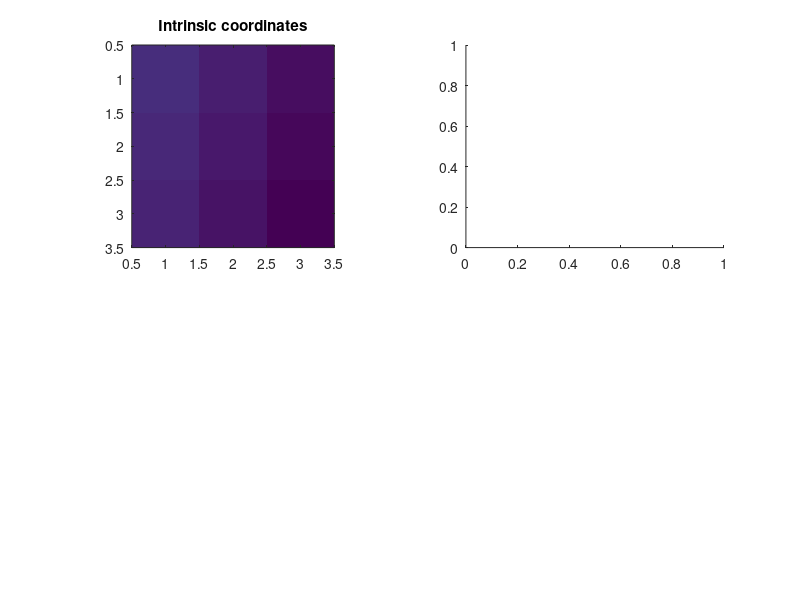

This figure's MATLAB source: (Note: this script raises an error after producing the figure.)
function play_image_manipulation
% Playing with code for manipulating and anlyzing images



%% Very simple image
% Based on examples at https://blogs.mathworks.com/steve/2013/08/28/introduction-to-spatial-referencing/

if 1
    
% Create very simple image
I = reshape(9:-1:1,3,3);

% Crop image
I2 = imcrop(I,[1 1 1 1]);

RI = imref2d(size(I));
RI.XWorldLimits = [3 6];
RI.YWorldLimits = [6 9];

if 1
    %figure,
    subplot(2,2,1)
    image(I); axis square
    title('Intrinsic coordinates')
    
    subplot(2,2,2)
    imshow(I,RI,[],'InitialMagnification','fit');
    title('World coordinates')
    
    subplot(2,2,3)
    image(I2); axis square
    title('Intrinsic coordinates')
    
end

% Convert world coordinates to intrinsic coordinates
[intrinsicX,intrinsicY] = worldToIntrinsic(RI,4.6,7.3);

% This finds the closest row and column in the intrinsic system from world
% coordinates
[r,c] = worldToSubscript(RI,4.6,7.3);

% Here is the pixel value at that coordinate
I(r,c);

end


%% Tansformation of a checkerboard
% Based on: https://www.mathworks.com/help/images/matrix-representation-of-geometric-transformations.html

if 0

do_plot = 1;

%Create a checkerboard image that will undergo transformation.
cb = checkerboard(4,2);

%Also create a spatial reference object for the image.
cb_ref = imref2d(size(cb));

% create a flat background image
background = zeros(150);

% Visualize
figure
subplot(2,3,1)
imshowpair(cb,cb_ref,background,imref2d(size(background)))
subplot(2,3,4)
imshow(cb,cb_ref,[],'InitialMagnification','fit');


% Translation matrix: shift the image horizontally by 100 pixels.
T = [1 0 0;0 1 0;100 0 1];
tform_t = affine2d(T);

% Rotation matrix, to rotate by 30 deg (NOTE: Left-handed sign of rotation)
R = [cosd(30) sind(30) 0;-sind(30) cosd(30) 0;0 0 1];
tform_r = affine2d(R);


% Translation, followed by rotation
TR = T*R;
tform_tr = affine2d(TR);
[out,out_ref] = imwarp(cb,cb_ref,tform_tr);

% Display results
subplot(2,3,2)
imshowpair(out,out_ref,background,imref2d(size(background)))
title('Translation, then rotation')
subplot(2,3,5)
imshow(out,out_ref,[],'InitialMagnification','fit');

% Rotation, Followed by Translation
RT = R*T;
tform_rt = affine2d(RT);
[out,out_ref] = imwarp(cb,cb_ref,tform_rt);

% Display results
subplot(2,3,3)
imshowpair(out,out_ref,background,imref2d(size(background)))
title('Rotation, followed by translation')
subplot(2,3,6)
imshow(out,out_ref,[],'InitialMagnification','fit');

end


%% Test modification of image

if 0
    
    % Create a white background image
    bg     = ones(500);
    bg_ref = imref2d(size(bg));
    
    % Create a checkerboard image that will undergo transformation.
    cb = checkerboard(15,2);
    
    % Create a spatial reference object for the image.
    cb_ref = imref2d(size(cb));
    
    % Create transformation object
    tform = imMod('rot, then trans',15,[50 75]);
    
    % Transform image, output image in bg FOR
    [im_out,ref_out] = imwarp(cb,cb_ref,tform,'FillValues',1,'OutputView',bg_ref);
    
    % Display output
    figure;
    imshow(im_out,ref_out,[],'InitialMagnification','fit');
end


%% Create virtual movie of checkboard kinematics

% Rate of rotation (deg/frame)
rot_rate = 1.5*3;

% Translational velocity (pix/frame)
vel = [3.5 6].*2;

% Vectir of frame numbers
frames = 1:50;

% Create a white background image
bg     = ones(1000);
bg_ref = imref2d(size(bg));

% Create a checkerboard image that will undergo transformation.
cb = checkerboard(15,2);

% Create a spatial reference object for the image.
cb_ref = imref2d(size(cb));

% Offset of center 
cntr_off = [size(cb,1)/2 size(cb,1)/2];

% Loop thru frames
for i = 1:length(frames)
    
    if i==1
        angl = 0;
        Body.x = cntr_off(1)+ 2*size(cb,1);
        Body.y = cntr_off(2)+ 2*size(cb,1);
    else
        % Store data for comparison later
        angl(i,1)    = angl(end) + rot_rate;
        Body.x(i,1)  = Body.x(end) + vel(1);
        Body.y(i,1)  = Body.y(end) + vel(2);
    end
    
    % Create transformation object
    tform = imMod('rot, then trans',angl(end),[Body.x(i) Body.y(i)]-cntr_off);
    
    % Transform image, output image in bg FOR
    [im_out,ref_out] = imwarp(cb,cb_ref,tform,'FillValues',1,'OutputView',bg_ref);
    
    % Store image
    mov(:,:,i) = im_out;
    
end

clear tform im_out ref_out cb_ref frames


% Add noise to center point
nAmp = 3;
Body.x = Body.x+nAmp.*rand([length(Body.x) 1]);
Body.y = Body.y+nAmp.*rand([length(Body.y) 1]); 

% Play movie
if 0
    figure
    for i = 1:size(mov,3)
        imshow(mov(:,:,i),'InitialMagnification','fit');
        hold on
        plot(Body.x(i),Body.y(i),'ro')
        hold off
        title(['Frame ' num2str(i)])
        pause(0.1)
    end
end


%% Analyze virtual movie with image registration

 % Initialize image registration parameters
 [optimizer, metric]  = imregconfig('monomodal');
 optimizer.MaximumStepLength = 5e-4;
 optimizer.MaximumIterations = 1500;
 optimizer.RelaxationFactor  = 0.2;


% Radius of roi
roi_r = size(cb,1)/2*2.5;

% Reference frame
im0 = mov(:,:,1);

% roi rectangle
rect = [Body.x(1)-roi_r Body.y(1)-roi_r 2*roi_r 2*roi_r];

% x0 = 

% Reference roi image
im_roi0 = imcrop(im0,rect);

% Last transformation
Body.tform = imMod('rot',0);

figure;

% Loop thru movie
for i = 1:size(mov,3)
    
    % Current frame
    im = mov(:,:,i);
    
    % roi rectangle
    rect = [Body.x(i)-roi_r Body.y(i)-roi_r 2*roi_r 2*roi_r];
    
    % Current roi image
    im_roi = imcrop(im,rect);
    
    % Coordinate system for im_roi
    R = imref2d(size(im_roi));
    
    % Adjust image to last transformation
    im_roi0curr = imwarp(im_roi0,invert(Body.tform(end)),'OutputView',R,...
                      'FillValues',1,'SmoothEdges',true);
    
    % Transformation object for displacement since first frame
    tform_disp = imregtform(im_roi,im_roi0,'rigid',optimizer,metric,...
        'InitialTransformation',Body.tform(end));
        
    
% Bblwo code was an ill-fated attempt to replicate above without using
% 'InitialTransformation', which triggered a bug when run on lionfish
% analysis
%     % Trasnform im_roi to match last frame
%     im_roiM = imwarp(im_roi0,invert(tform_disp),'OutputView',R,...
%                       'FillValues',1,'SmoothEdges',true);
%     
%     % Transformation object for displacement since last frame
%     tform_dispM = imregtform(im_roi,im_roiM,'rigid',optimizer,metric);
    

    Body.tform(i) = tform_disp;
    
%     imStable = imwarp(im_roi,tform_disp,'OutputView',R,...
%                       'FillValues',1,'SmoothEdges',true);
                  

    % Transform coordinates
    [xL,yL] = transformPointsForward(invert(tform_disp),roi_r,roi_r);
    [xL2,yL2] = transformPointsForward(invert(tform_disp),roi_r,1.5*roi_r);

    % NOTE: Looks tformfwd does the same thing

    if 0
    % Update display
    subplot(2,3,1)
    imshow(im_roi0,imref2d(size(im_roi0)),[],'InitialMagnification','fit');
    title('Reference roi')
    
    subplot(2,3,4)
    imshow(im_roi,imref2d(size(im_roi)),[],'InitialMagnification','fit');
    title('Current roi')
    
    subplot(2,3,2)
    imshow(im_roi0curr,imref2d(size(im_roi0curr)),[],'InitialMagnification','fit');
    hold on
    plot(xL,yL,'r+')
    hold off
    title('Reference, adjusted to last')
    
    subplot(2,3,5)
    imshow(imStable,imref2d(size(imStable)),[],'InitialMagnification','fit');
    title('Current roi, stabilized')
    
    subplot(2,3,3)
    imshow(im,imref2d(size(im)),[],'InitialMagnification','fit')
    hold on
    plot([rect(1) rect(1)+rect(3) rect(1)+rect(3) rect(1) rect(1)],...
         [rect(2) rect(2) rect(2)+rect(4) rect(2)+rect(4) rect(2)],'g-');
     plot(Body.x(i)-roi_r+xL,Body.y(i)-roi_r+yL,'+r')
    hold off
    title('Whole frame')
    
    subplot(2,3,6)
    warning off
    imshowpair(im_roi0,imStable)
    warning on
    title('Image pair')
    end
    
    if 1
        imshow(im,imref2d(size(im)),[],'InitialMagnification','fit')
        hold on
        plot([rect(1) rect(1)+rect(3) rect(1)+rect(3) rect(1) rect(1)],...
            [rect(2) rect(2) rect(2)+rect(4) rect(2)+rect(4) rect(2)],'k-');
        plot(Body.x(i)-roi_r+xL,Body.y(i)-roi_r+yL,'or')
        plot([Body.x(i)-roi_r+xL Body.x(i)-roi_r+xL2],...
             [Body.y(i)-roi_r+yL Body.y(i)-roi_r+yL2],'-r')
        hold off
        title('Whole frame')
    end

    pause(0.3)
end



function tform = imMod(action,varargin)
% Modify an image, according to translation and rotation (in deg), 


% Image rotation
if strcmp(action,'rot')
    
    % Rotation in degrees
    rot_deg = varargin{1};
    
    % Rotation matrix
    R = [cosd(rot_deg) sind(rot_deg) 0;-sind(rot_deg) cosd(rot_deg) 0;0 0 1];
       
     % Affine object
    tform = affine2d(R);
    
% Image translation
elseif strcmp(action,'trans')
    
    % Translation
    displ = varargin{1};
    
    % Translation matrix
    T = [1 0 0;0 1 0;displ(1) displ(2) 1];
    
     % Affine object
    tform = affine2d(T);
    
% Rotate, then translate the image
elseif strcmp(action,'rot, then trans')
    
    % Rotation in degrees
    rot_deg = varargin{1};
    
    % Rotation matrix
    R = [cosd(rot_deg) sind(rot_deg) 0;-sind(rot_deg) cosd(rot_deg) 0;0 0 1];
    
    % Translation
    displ = varargin{2};
    
    % Translation matrix
    T = [1 0 0;0 1 0;displ(1) displ(2) 1];
    
     % Affine object
    tform = affine2d(R*T);
    
% Translate, then rotate the image
elseif strcmp(action,'trans, then rot')
    
     % Rotation in degrees
    rot_deg = varargin{1};
    
    % Rotation matrix
    R = [cosd(rot_deg) sind(rot_deg) 0;-sind(rot_deg) cosd(rot_deg) 0;0 0 1];
    
    % Translation
    displ = varargin{2};
    
    % Translation matrix
    T = [1 0 0;0 1 0;displ(1) displ(2) 1];
    
    % Affine object
    tform = affine2d(T*R);

else
    error(['Do not understand ' action]);
end










